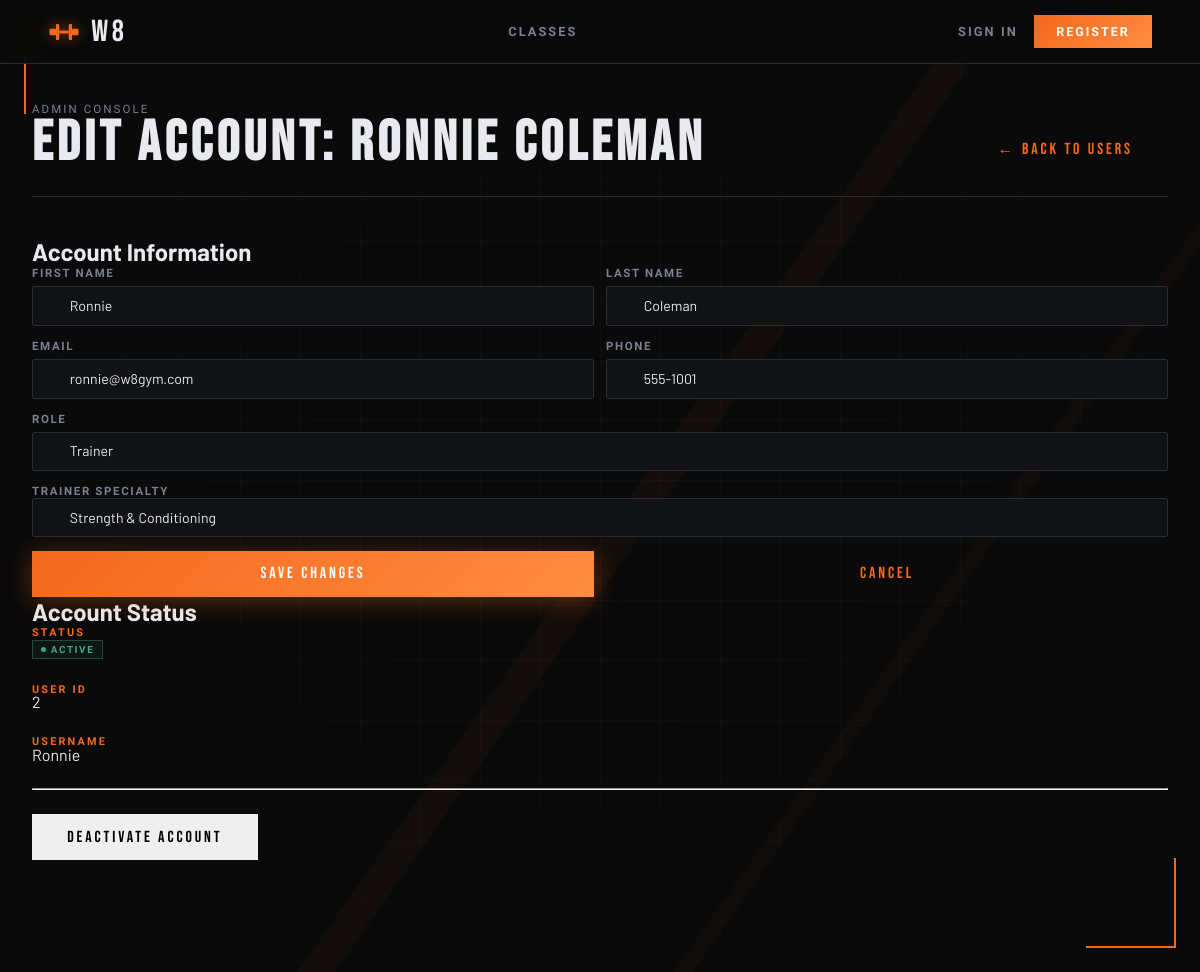
Page /pages/admin_edit_user.php?id=2 (signed in) on the earlier database version.
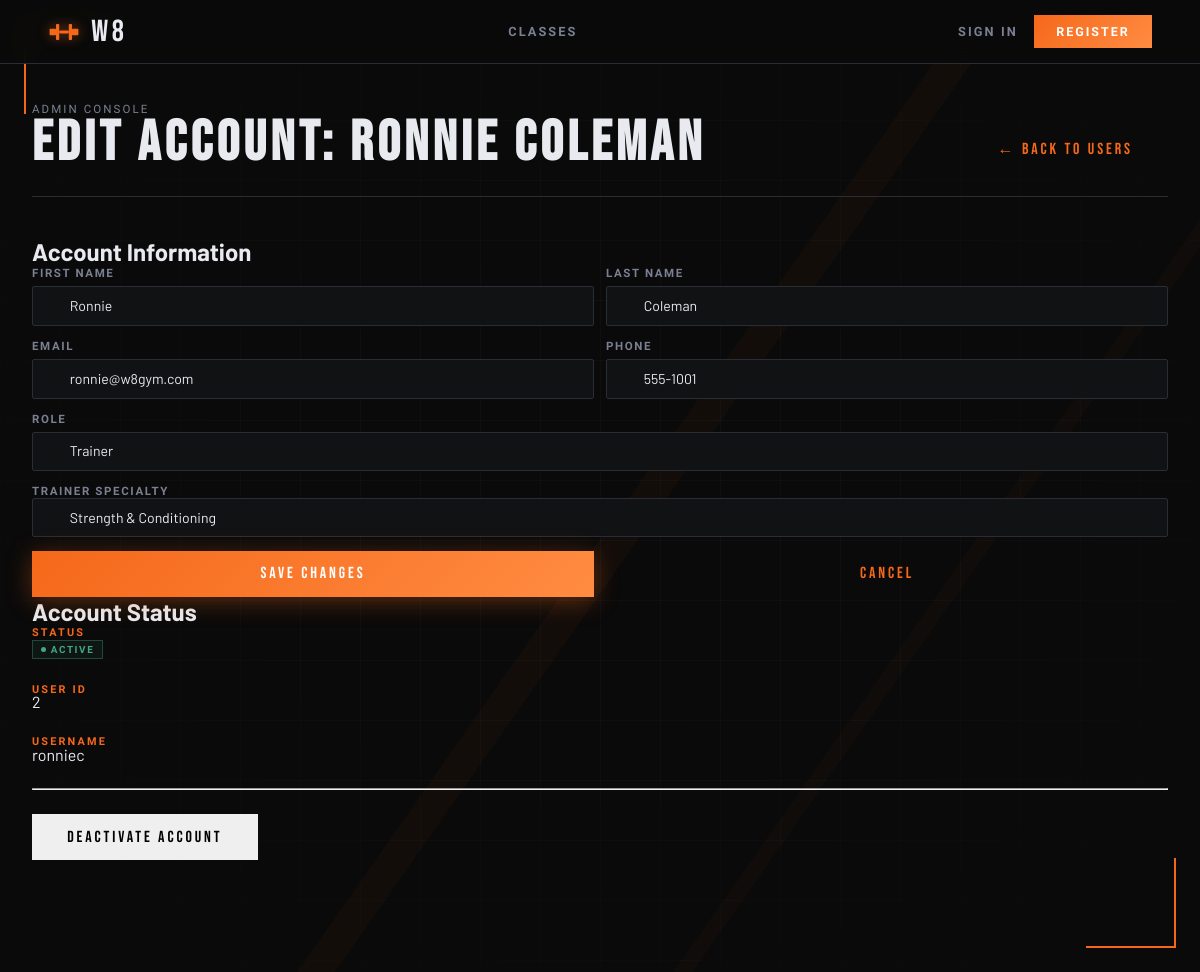
Same page on the later database version.
### tables this page shows
CREATE TABLE users (
  id             INTEGER PRIMARY KEY AUTOINCREMENT,
  username       TEXT    NOT NULL UNIQUE,
  email          TEXT    NOT NULL UNIQUE,
  password_hash  TEXT    NOT NULL,
  first_name     TEXT    NOT NULL,
  last_name      TEXT    NOT NULL,
  phone          TEXT    DEFAULT NULL,
  date_of_birth  TEXT    DEFAULT NULL,   -- ISO-8601: YYYY-MM-DD
  photo_path     TEXT    DEFAULT NULL,   -- stored relative path
  role           TEXT    NOT NULL DEFAULT 'member'
                         CHECK (role IN ('member','trainer','admin')),
  is_active      INTEGER NOT NULL DEFAULT 1,
  created_at     TEXT    NOT NULL DEFAULT (datetime('now')),
  updated_at     TEXT    NOT NULL DEFAULT (datetime('now'))
  -- NOTE: update updated_at via UPDATE trigger or in application code
);

### pages/admin_edit_user.php (the view, shortened to what the changed rows need)
<?php
$db = get_db();
$userId = (int)($_GET['id'] ?? 0);
$stmt = $db->prepare('SELECT id, username, email, first_name, last_name, phone, role, is_active FROM users WHERE id = ?');
$stmt->execute([$userId]);
$user = $stmt->fetch();
?>
<!doctype html>
<html lang="en">
<head>
  <link rel="stylesheet" href="../css/base.css">
  <link rel="stylesheet" href="../css/components.css">
  <link rel="stylesheet" href="../css/admin.css">
</head>
<body>
  <main class="admin-layout">
    <header class="admin-header">
      <div>
        <div class="admin-header__sub">Admin Console</div>
        <h1 class="admin-header__title">Edit Account: <?= htmlspecialchars($user['first_name'] . ' ' . $user['last_name'], ENT_QUOTES, 'UTF-8') ?></h1>
      </div>
    </header>
    <section class="admin-section">
      <div class="admin-panel admin-panel--split">
        <div class="admin-panel__block">
          <h2 class="admin-panel__title">Account Information</h2>
          <form class="form" method="post" action="../actions/admin_update_user.php" novalidate>
            <div class="form__row">
              <div class="field">
                <label class="field__label" for="edit-firstname">First Name</label>
                <input class="field__input" id="edit-firstname" name="first_name" type="text" value="<?= htmlspecialchars($user['first_name'], ENT_QUOTES, 'UTF-8') ?>" required>
              </div>
              <div class="field">
                <label class="field__label" for="edit-lastname">Last Name</label>
                <input class="field__input" id="edit-lastname" name="last_name" type="text" value="<?= htmlspecialchars($user['last_name'], ENT_QUOTES, 'UTF-8') ?>" required>
              </div>
            </div>
            <div class="form__row">
              <div class="field">
                <label class="field__label" for="edit-email">Email</label>
                <input class="field__input" id="edit-email" name="email" type="email" value="<?= htmlspecialchars($user['email'], ENT_QUOTES, 'UTF-8') ?>" required>
              </div>
              <div class="field">
                <label class="field__label" for="edit-phone">Phone</label>
                <input class="field__input" id="edit-phone" name="phone" type="tel" value="<?= htmlspecialchars($user['phone'] ?? '', ENT_QUOTES, 'UTF-8') ?>">
              </div>
            </div>
            <div class="field">
              <label class="field__label" for="edit-role">Role</label>
              <select class="field__input" id="edit-role" name="role" required>
                <option value="trainer" <?= $user['role'] === 'trainer' ? 'selected' : '' ?>>Trainer</option>
              </select>
            </div>
          </form>
        </div>
        <div class="admin-panel__block">
          <h2 class="admin-panel__title">Account Status</h2>
          <div style="margin-bottom: 1.5rem;">
            <p class="form-section-label">User ID</p>
            <p><?= (int)$user['id'] ?></p>
          </div>
          <div style="margin-bottom: 1.5rem;">
            <p class="form-section-label">Username</p>
            <p><?= htmlspecialchars($user['username'], ENT_QUOTES, 'UTF-8') ?></p>
          </div>
        </div>
      </div>
    </section>
  </main>
</body>
</html>

Differences in the rows shown:
changed users "Ronnie Coleman": username "Ronnie" → "ronniec"
